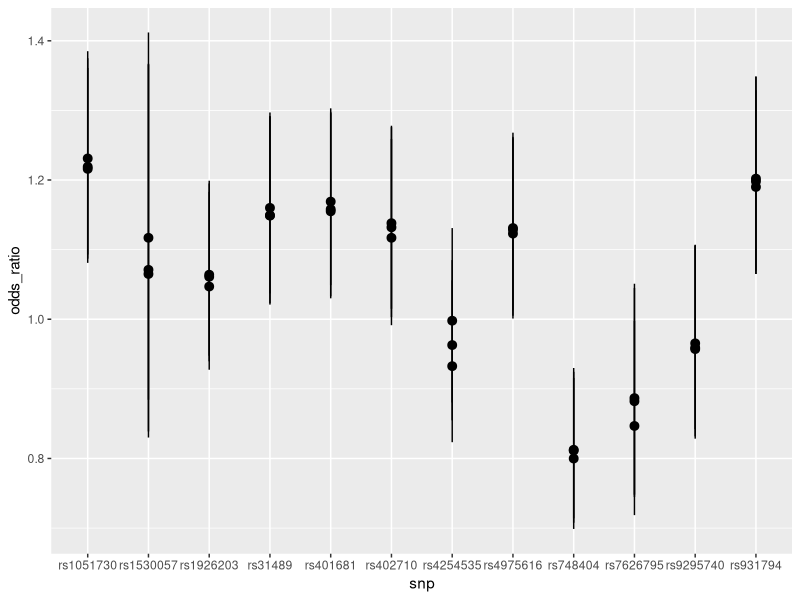
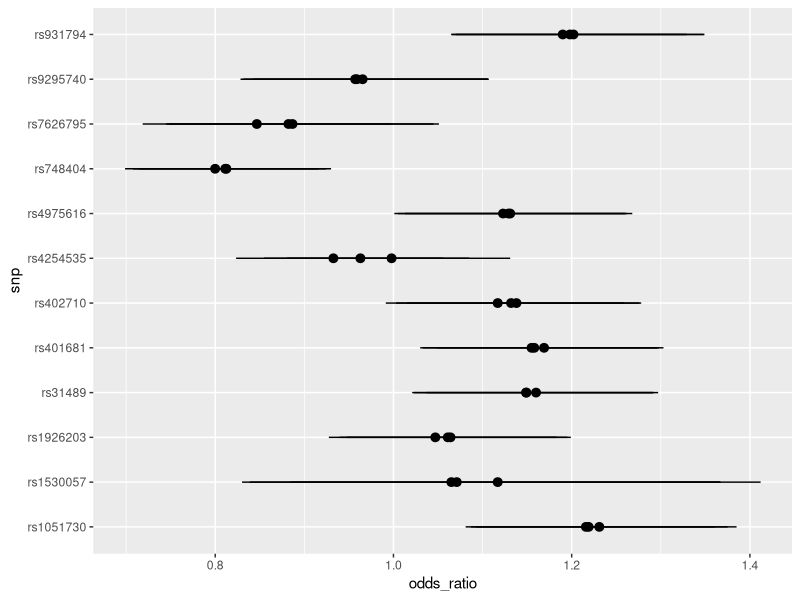
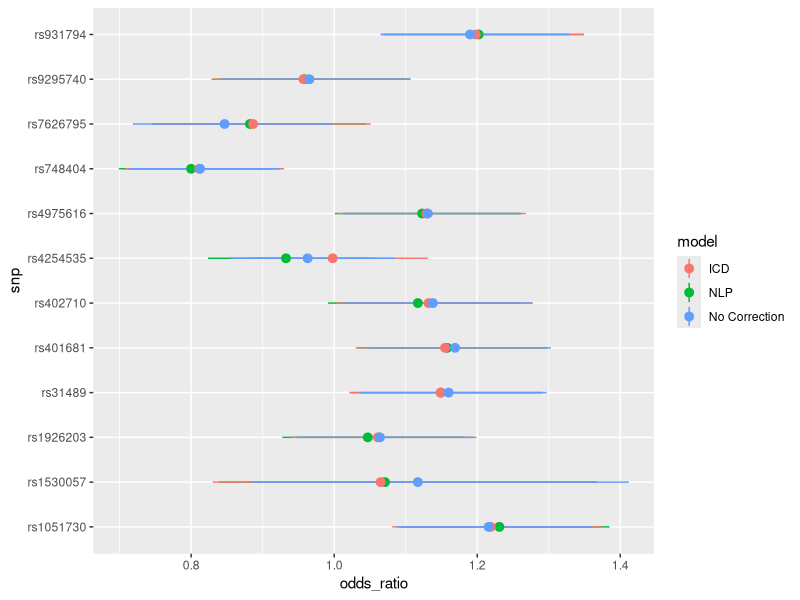
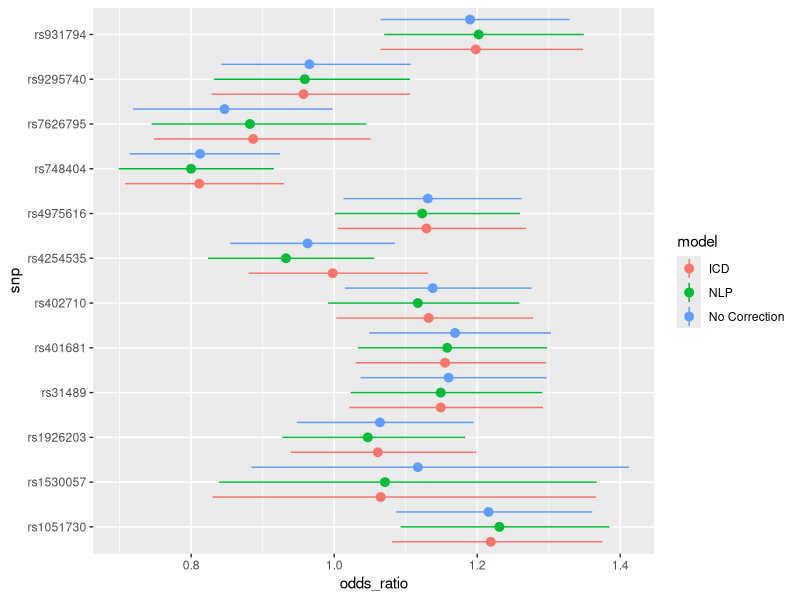
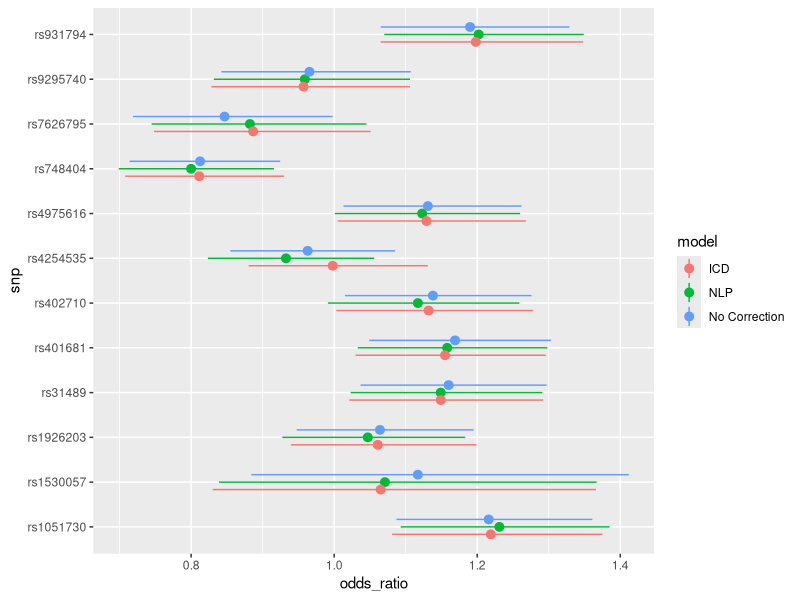
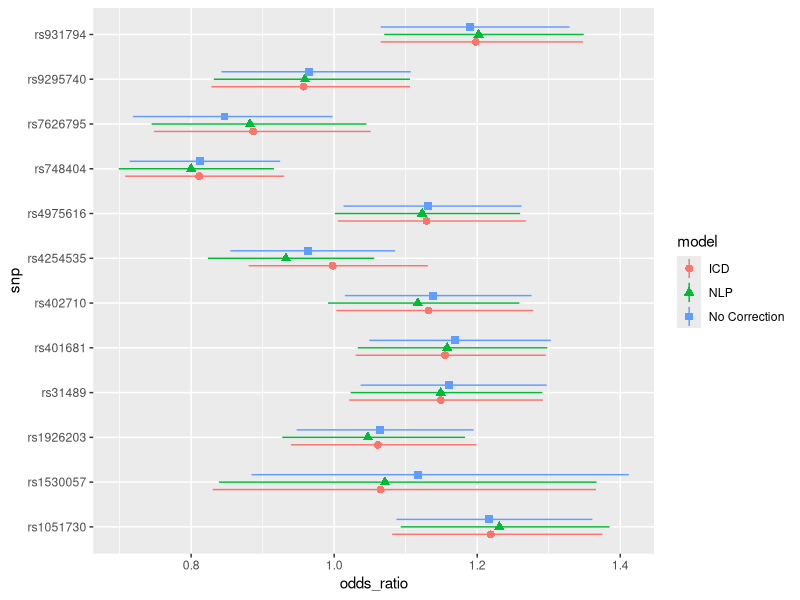
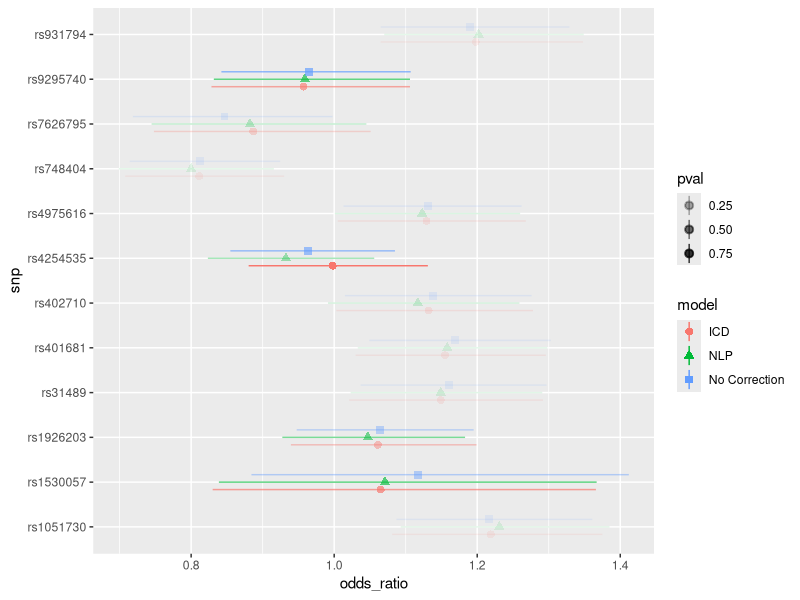
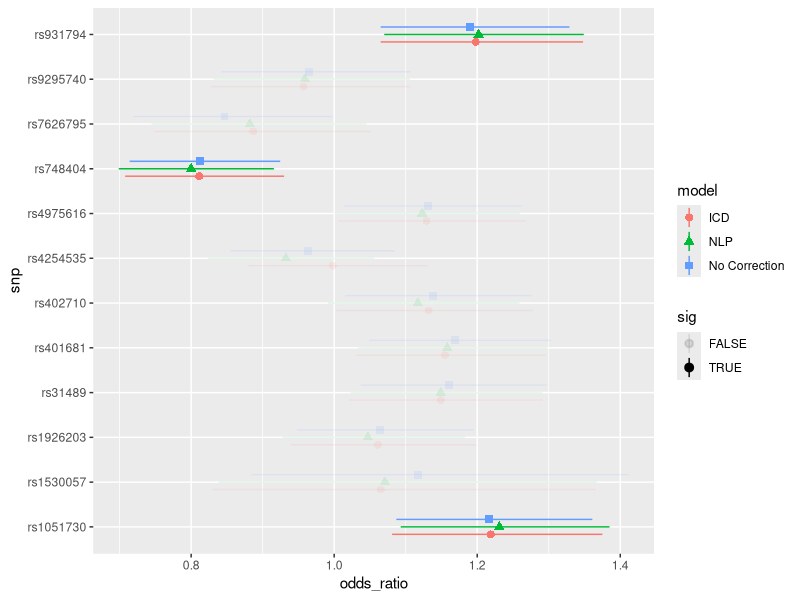

These charts were generated, in order, by the following R code: (Note: this script raises an error after producing the figures.)
library(ggplot2)
library(readr)
library(magrittr)
library(dplyr)

data <- read_csv(file = "Example_ForestPlot_Data.csv")

## Let's try a generic forest plot with all of the data
## Note that geom_point range requires a mapping for the x-axis, a value for the point on y, then a ymin and y max value
ggplot(data) + 
  geom_pointrange(aes(x = snp, y = odds_ratio, ymin = lower_ci, ymax = upper_ci))

## But in forest plots in genetics we have the predictor on the y-axis beta along the x-axis
## We need to change the coordinate space!
ggplot(data) +
  geom_pointrange(aes(x = snp, y = odds_ratio, ymin = lower_ci, ymax = upper_ci)) +
  coord_flip()

## To be able to compare models I need to be able to see them in different colors
## Use the color mapping/aesthetic!
ggplot(data) +
  geom_pointrange(aes(x = snp, y = odds_ratio, ymin = lower_ci, ymax = upper_ci, color = model)) +
  coord_flip()

## I really don't want each line layered on each other. 
## Can control using "position" argument which allows to set how wide apart they are
ggplot(data) +
  geom_pointrange(aes(x = snp, y = odds_ratio, ymin = lower_ci, ymax = upper_ci, color = model), position = position_dodge(width = 1)) +
  coord_flip()

## Ok this makes it easier to see, but now looks lke a ton of tests rather than groups of 3 models for each SNP
## Make the width a bit less to see those discrete bins
ggplot(data) +
  geom_pointrange(aes(x = snp, y = odds_ratio, ymin = lower_ci, ymax = upper_ci, color = model), position = position_dodge(width = 0.5)) +
  coord_flip()

## What if you are printing this graph on a b/w printer?
## Bring in shape scale!
ggplot(data) +
  geom_pointrange(aes(x = snp, y = odds_ratio, ymin = lower_ci, ymax = upper_ci, color = model, shape = model), position = position_dodge(width = 0.5)) +
  coord_flip()

## What else would be helpful for us to know about these models? 
## In comparing these methods it would be helpful to check type 1/type 2 error
## Let's use pval as an alpha shading
ggplot(data) +
  geom_pointrange(aes(x = snp, y = odds_ratio, ymin = lower_ci, ymax = upper_ci, color = model, shape = model, alpha = pval), position = position_dodge(width = 0.5)) +
  coord_flip()

## Well that's not quite what we want, we really want to show models that are significant and those that aren't
## Need a new variable!
data %<>% mutate(sig = ifelse(pval>(0.05/12), yes = FALSE, no = TRUE))

ggplot(data) +
  geom_pointrange(aes(x = snp, y = odds_ratio, ymin = lower_ci, ymax = upper_ci, color = model, shape = model, alpha = sig), position = position_dodge(width = 0.5)) +
  coord_flip()

## I really would prefer the alphas to not be quite that transparent.
## Use scale options
ggplot(data) +
  geom_pointrange(aes(x = snp, y = odds_ratio, ymin = lower_ci, ymax = upper_ci, color = model, shape = model, alpha = sig), position = position_dodge(width = 0.5)) +
  scale_alpha_manual(values = c(0.5,1)) +
  coord_flip()

## Now lets add a line to make it more clear those associations that have a risk vs protective odds ratio
## We can use geom_hline or geom_vline for horizontal and vertical lines respectively
## Rember that we have the coord_flip so although we want the vertical line, we need to use geom_hline
ggplot(data) +
  geom_pointrange(aes(x = snp, y = odds_ratio, ymin = lower_ci, ymax = upper_ci, color = model, shape = model, alpha = sig), position = position_dodge(width = 0.5)) +
  geom_hline(y = 1, lty = 2) +
  scale_alpha_manual(values = c(0.5,1)) +
  coord_flip()

## That seems a bit stark, let's change it to a dashed line
ggplot(data) +
  geom_pointrange(aes(x = snp, y = odds_ratio, ymin = lower_ci, ymax = upper_ci, color = model, shape = model, alpha = sig), position = position_dodge(width = 0.5)) +
  geom_hline(y = 1, lty = 2) +
  scale_alpha_manual(values = c(0.5,1)) +
  coord_flip()


## I want to make these even more clear to the viewer. Let's make the non-significant models have an open shape
## To do that we need to change the shapes to those that have a fill color and add the fill aesthetic
## Use the fill aesthetic
ggplot(data) +
  geom_pointrange(aes(x = snp, y = odds_ratio, ymin = lower_ci, ymax = upper_ci, color = model, shape = model, alpha = sig, fill = sig), position = position_dodge(width = 0.5)) +
  geom_hline(y = 1, lty = 2) +
  scale_shape_manual(values = c(23,22,24)) +
  scale_alpha_manual(values = c(0.5,1)) +
  coord_flip()

## This gives us the option of two colors one for significant models and one for non-significant models
## But I really would like to have the fill in the significant models to be the same as color of the bar
## The only way to do this is change the underlying data structure to call them different variables in "sig"
## Will will need to change alpha to account for these values
data %<>% mutate(sig = factor(ifelse(sig == FALSE, yes = 0, no = ifelse(model=="ICD",yes = 1,no = ifelse(model=="NLP",yes = 2,no = 3))),levels =  c(0,1,2,3)))

ggplot(data) +
  geom_pointrange(aes(x = snp, y = odds_ratio, ymin = lower_ci, ymax = upper_ci, color = model, shape = model, alpha = sig, fill = sig), position = position_dodge(width = 0.5)) +
  geom_hline(y = 1, lty = 2) +
  scale_alpha_manual(values = c(0.5,1,1,1)) +
  scale_shape_manual(values = c(23,22,24)) +
  scale_fill_manual(values = c("white","red","green","blue")) +
  coord_flip()

## Let's customize our colors to make this easier on color blind folks
ggplot(data) +
  geom_pointrange(aes(x = snp, y = odds_ratio, ymin = lower_ci, ymax = upper_ci, color = model, shape = model, alpha = sig, fill = sig), position = position_dodge(width = 0.5)) +
  geom_hline(y = 1, lty = 2) +
  scale_alpha_manual(values = c(0.5,1,1,1)) +
  scale_shape_manual(values = c(23,22,24)) +
  scale_fill_manual(values = c("white","#000000","#e79f00","#0072B2")) +
  scale_color_manual(values = c("#000000","#e79f00","#0072B2")) +
  coord_flip()

## These are replications of known associations. It would be great to have a sense of the original OR of the significant models
## We can add a new layer to the figure
original_assocs <- tbl_df(data.frame(snp = c("rs1051730","rs931794","rs748404"), odds_ratio = c(1.35,1.39,0.87)))

ggplot(data) +
  geom_pointrange(aes(x = snp, y = odds_ratio, ymin = lower_ci, ymax = upper_ci, color = model, shape = model, alpha = sig, fill = sig), position = position_dodge(width = 0.5)) +
  geom_hline(y = 1, lty = 2) +
  geom_point(data = original_assocs, aes(x=snp, y = odds_ratio),color = "red") +
  scale_alpha_manual(values = c(0.5,1,1,1)) +
  scale_shape_manual(values = c(23,22,24)) +
  scale_fill_manual(values = c("white","#000000","#e79f00","#0072B2")) +
  scale_color_manual(values = c("#000000","#e79f00","#0072B2")) +
  coord_flip()

## Ok the data part of our figure looks great. Let's fix the guide portion
## Conceptually we have two make types of information we are trying to convey:
## 1. Which adjustment method we used
## 2. Whether the model was significant
## Model looks good, thought I would like it to be in the same order as on the plot. We can fix that using the breaks option
## We can also clean up the labels using "labels" and "name"
ggplot(data) +
  geom_pointrange(aes(x = snp, y = odds_ratio, ymin = lower_ci, ymax = upper_ci, color = model, shape = model, alpha = sig, fill = sig), position = position_dodge(width = 0.5)) +
  geom_hline(y = 1, lty = 2) +
  geom_point(data = original_assocs, aes(x=snp, y = odds_ratio),color = "red") +
  scale_alpha_manual(values = c(0.5,1,1,1)) +
  scale_fill_manual(values = c("white","#000000","#e79f00","#0072B2")) +
  scale_shape_manual(values = c(23,22,24), breaks = c("No Correction","NLP","ICD"), labels = c("Unadjusted","NLP","ICD"), name = "Adjustment Type") +
  scale_color_manual(values = c("#000000","#e79f00","#0072B2"), breaks = c("No Correction","NLP","ICD"),labels = c("Unadjusted","NLP","ICD"), name = "Adjustment Type") +
  coord_flip()

## Sig is kind of a train wreck with four levels, 3 of which are identical (except for fill color which does not appear in the guide)
## We can collapse them using breaks and do the same labeling as above
ggplot(data) +
  geom_pointrange(aes(x = snp, y = odds_ratio, ymin = lower_ci, ymax = upper_ci, color = model, shape = model, alpha = sig, fill = sig), position = position_dodge(width = 0.5)) +
  geom_hline(y = 1, lty = 2) +
  geom_point(data = original_assocs, aes(x=snp, y = odds_ratio),color = "red") +
  scale_alpha_manual(values = c(0.5,1,1,1), breaks = c(0,1), labels = c("Not Significant","Significant (p<0.004)"), name = "Genetic Association") +
  scale_fill_manual(values = c("white","#000000","#e79f00","#0072B2"), breaks = c("white","#000000"), labels = c("Not Significant","Significant(p<0.004")) +
  scale_shape_manual(values = c(23,22,24), breaks = c("No Correction","NLP","ICD"), labels = c("Unadjusted","NLP","ICD"), name = "Adjustment Type") +
  scale_color_manual(values = c("#000000","#e79f00","#0072B2"), breaks = c("No Correction","NLP","ICD"),labels = c("Unadjusted","NLP","ICD"), name = "Adjustment Type") +
  coord_flip()


## Finally I want to force some of the aesthetics in the Guide
## I want all of the "Adjustment type" Shapes to be filled in
## I want the "Genetic Association" shapes to be filled/empty and be a different shape.
## We can use guides() to accomplish this
ggplot(data) +
  geom_pointrange(aes(x = snp, y = odds_ratio, ymin = lower_ci, ymax = upper_ci, color = model, shape = model, alpha = sig, fill = sig), position = position_dodge(width = 0.5)) +
  geom_hline(y = 1, lty = 2) +
  geom_point(data = original_assocs, aes(x=snp, y = odds_ratio),color = "red", size = I(3)) +
  scale_alpha_manual(values = c(0.5,1,1,1), breaks = c(0,1), labels = c("Not Significant","Significant (p<0.004)"), name = "Genetic Association") +
  scale_fill_manual(values = c("white","#000000","#e79f00","#0072B2"), breaks = c("white","#000000"), labels = c("Not Significant","Significant(p<0.004")) +
  scale_shape_manual(values = c(23,22,24), breaks = c("No Correction","NLP","ICD"), labels = c("Unadjusted","NLP","ICD"), name = "Adjustment Type") +
  scale_color_manual(values = c("#000000","#e79f00","#0072B2"), breaks = c("No Correction","NLP","ICD"),labels = c("Unadjusted","NLP","ICD"), name = "Adjustment Type") +
  coord_flip() +
  guides(color = guide_legend(override.aes = list(fill = c("#0072B2","#e79f00","#000000"))),
         alpha = guide_legend(override.aes = list(shape = 22, fill = c("white","#000000"), alpha = c(0.5,1))))

# Now let's clean up axis labels and add a title
ggplot(data) +
  geom_pointrange(aes(x = snp, y = odds_ratio, ymin = lower_ci, ymax = upper_ci, color = model, shape = model, alpha = sig, fill = sig), position = position_dodge(width = 0.5)) +
  geom_hline(y = 1, lty = 2) +
  geom_point(data = original_assocs, aes(x=snp, y = odds_ratio),color = "red", size = I(3)) +
  scale_alpha_manual(values = c(0.5,1,1,1), breaks = c(0,1), labels = c("Not Significant","Significant (p<0.004)"), name = "Genetic Association") +
  scale_fill_manual(values = c("white","#000000","#e79f00","#0072B2"), breaks = c("white","#000000"), labels = c("Not Significant","Significant(p<0.004")) +
  scale_shape_manual(values = c(23,22,24), breaks = c("No Correction","NLP","ICD"), labels = c("Unadjusted","NLP","ICD"), name = "Adjustment Type") +
  scale_color_manual(values = c("#000000","#e79f00","#0072B2"), breaks = c("No Correction","NLP","ICD"),labels = c("Unadjusted","NLP","ICD"), name = "Adjustment Type") +
  coord_flip() +
  guides(color = guide_legend(override.aes = list(fill = c("#0072B2","#e79f00","#000000"))),
         alpha = guide_legend(override.aes = list(shape = 22, fill = c("white","#000000"), alpha = c(0.5,1)))) +
  ylab("Odds Ratio") +
  xlab("") +
  ggtitle("Effect of Smoking Detection Algorithm on Lung Cancer Genetic Associations")

# Dislike the grey background?
# Now let's clean up axis labels and add a title
ggplot(data) +
  geom_pointrange(aes(x = snp, y = odds_ratio, ymin = lower_ci, ymax = upper_ci, color = model, shape = model, alpha = sig, fill = sig), position = position_dodge(width = 0.5)) +
  geom_hline(y = 1, lty = 2) +
  geom_point(data = original_assocs, aes(x=snp, y = odds_ratio),color = "red", size = I(3)) +
  scale_alpha_manual(values = c(0.5,1,1,1), breaks = c(0,1), labels = c("Not Significant","Significant (p<0.004)"), name = "Genetic Association") +
  scale_fill_manual(values = c("white","#000000","#e79f00","#0072B2"), breaks = c("white","#000000"), labels = c("Not Significant","Significant(p<0.004")) +
  scale_shape_manual(values = c(23,22,24), breaks = c("No Correction","NLP","ICD"), labels = c("Unadjusted","NLP","ICD"), name = "Adjustment Type") +
  scale_color_manual(values = c("#000000","#e79f00","#0072B2"), breaks = c("No Correction","NLP","ICD"),labels = c("Unadjusted","NLP","ICD"), name = "Adjustment Type") +
  coord_flip() +
  guides(color = guide_legend(override.aes = list(fill = c("#0072B2","#e79f00","#000000"))),
         alpha = guide_legend(override.aes = list(shape = 22, fill = c("white","#000000"), alpha = c(0.5,1)))) +
  ylab("Odds Ratio") +
  xlab("") +
  ggtitle("Effect of Smoking Detection Algorithm on Lung Cancer Genetic Associations") +
  theme_bw()


